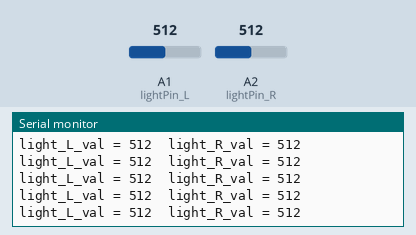
Recording of a sketch running on a simulated Arduino Uno, built with avr-gcc and run on an emulated ATmega328P. Shown: the last lines printed to the serial monitor. The test bench sets the inputs (shaded band); at power-on: A2 (lightPin_R) = 512, A1 (lightPin_L) = 512.

Above: at 5.7 s.
5.8 s: A2 (lightPin_R) set to 991
At 5.85 s:
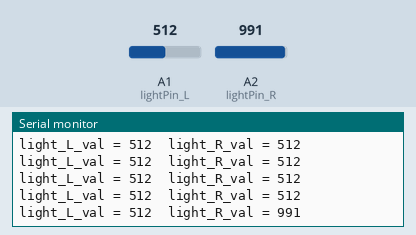
8.8 s: A2 (lightPin_R) set to 1006
At 8.87 s:
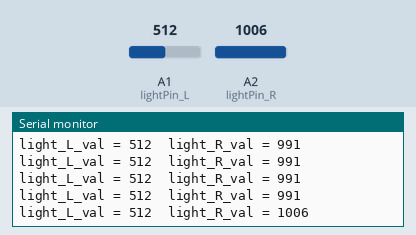
Timing chart, 0 to 11.8 s (numbered marks = the images above; inputs shaded):
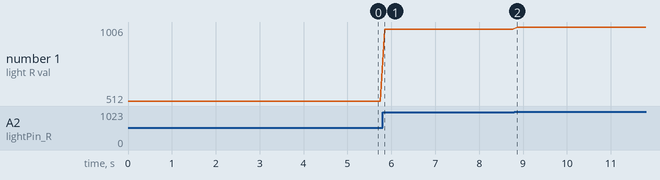

Measured:
- after the input at 5.8 s, the serial monitor: prints a new line after 0.05 s (image 1)
- after the input at 8.8 s, the serial monitor: prints a new line after 0.07 s (image 2)
- plotted number 1: 512 → 991 after the input at 5.8 s, 991 → 1006 after the input at 8.8 s

The sketch:

9_1_light_sensor.ino
```cpp
/*
 * create by straysnail
 * 2022/2/28
 */
#define lightPin_L A1  //Define the pin of photosensitive sensor as A1
#define lightPin_R A2

int light_L_val;
int light_R_val;

void setup() {
  Serial.begin(9600);
  pinMode(lightPin_L, INPUT);  //Set to input
  pinMode(lightPin_R, INPUT);
}

void loop() {
  light_L_val = analogRead(lightPin_L);  //Read the analog value
  light_R_val = analogRead(lightPin_R);
  Serial.print("light_L_val = ");
  Serial.print(light_L_val);
  Serial.print("  ");
  Serial.print("light_R_val = ");
  Serial.println(light_R_val);
  delay(100);
}
```
